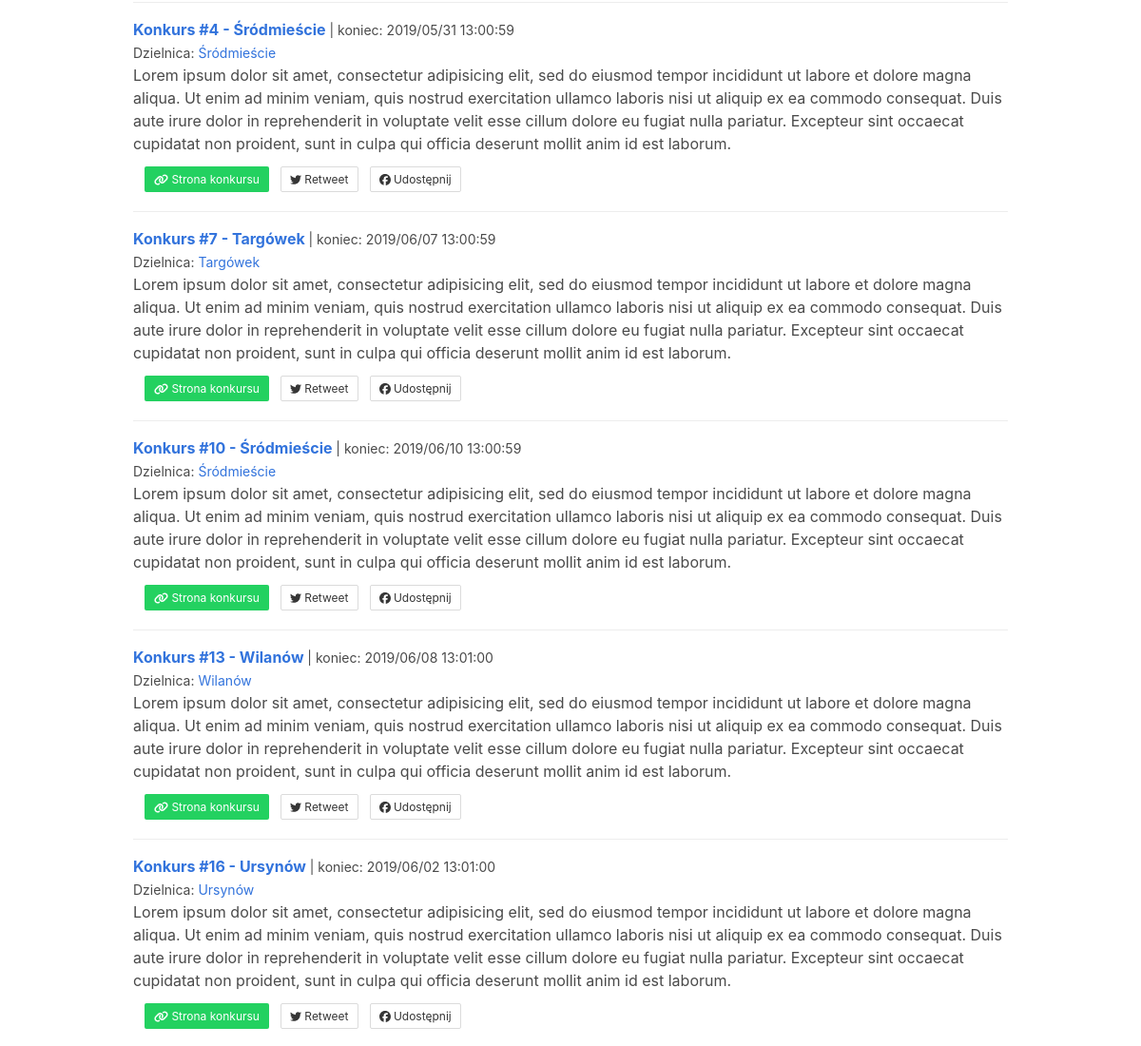
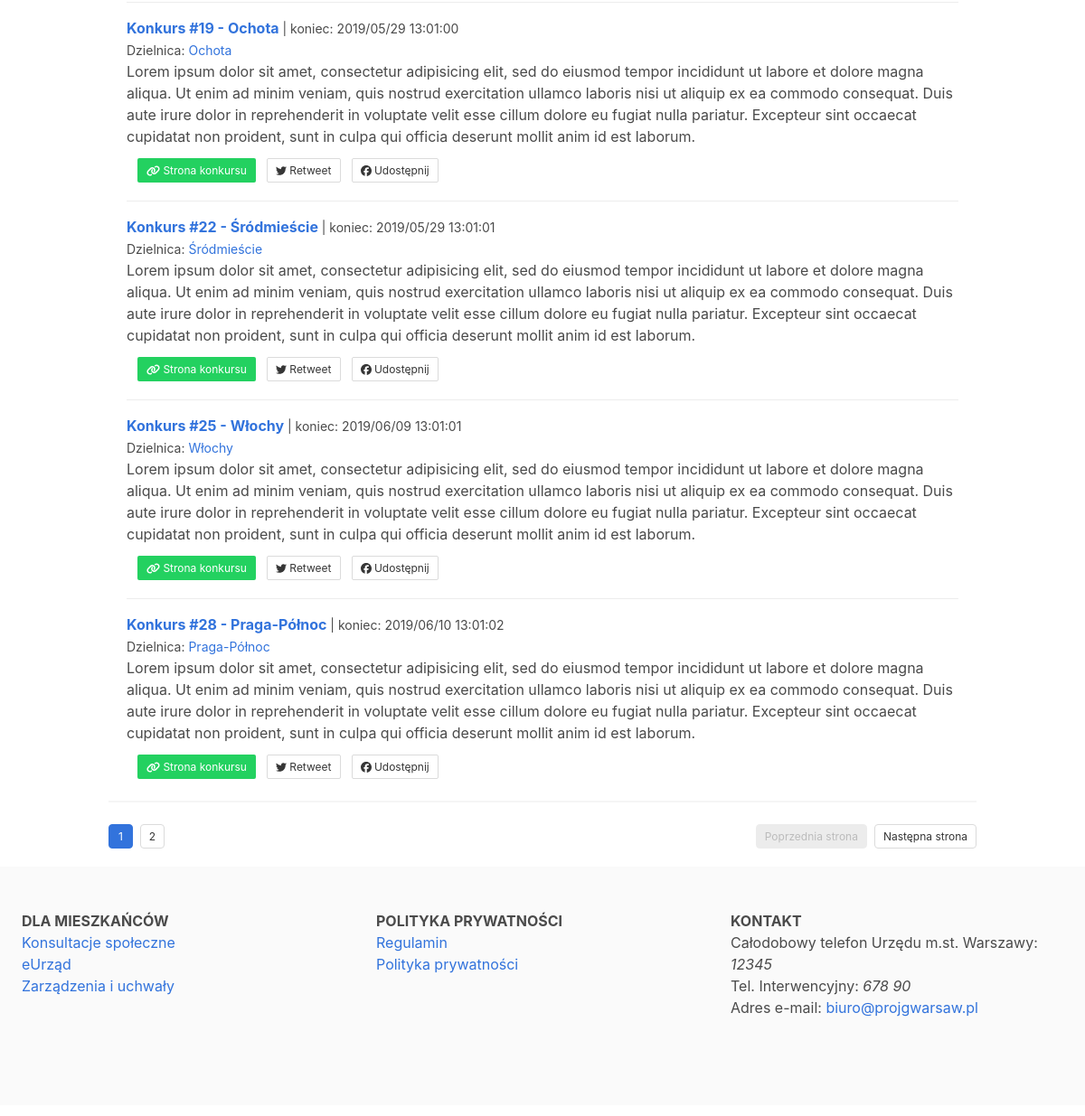
The page /konkursy/aktywne/ (lower part) on the database as committed earlier (2 pictures, top to bottom).
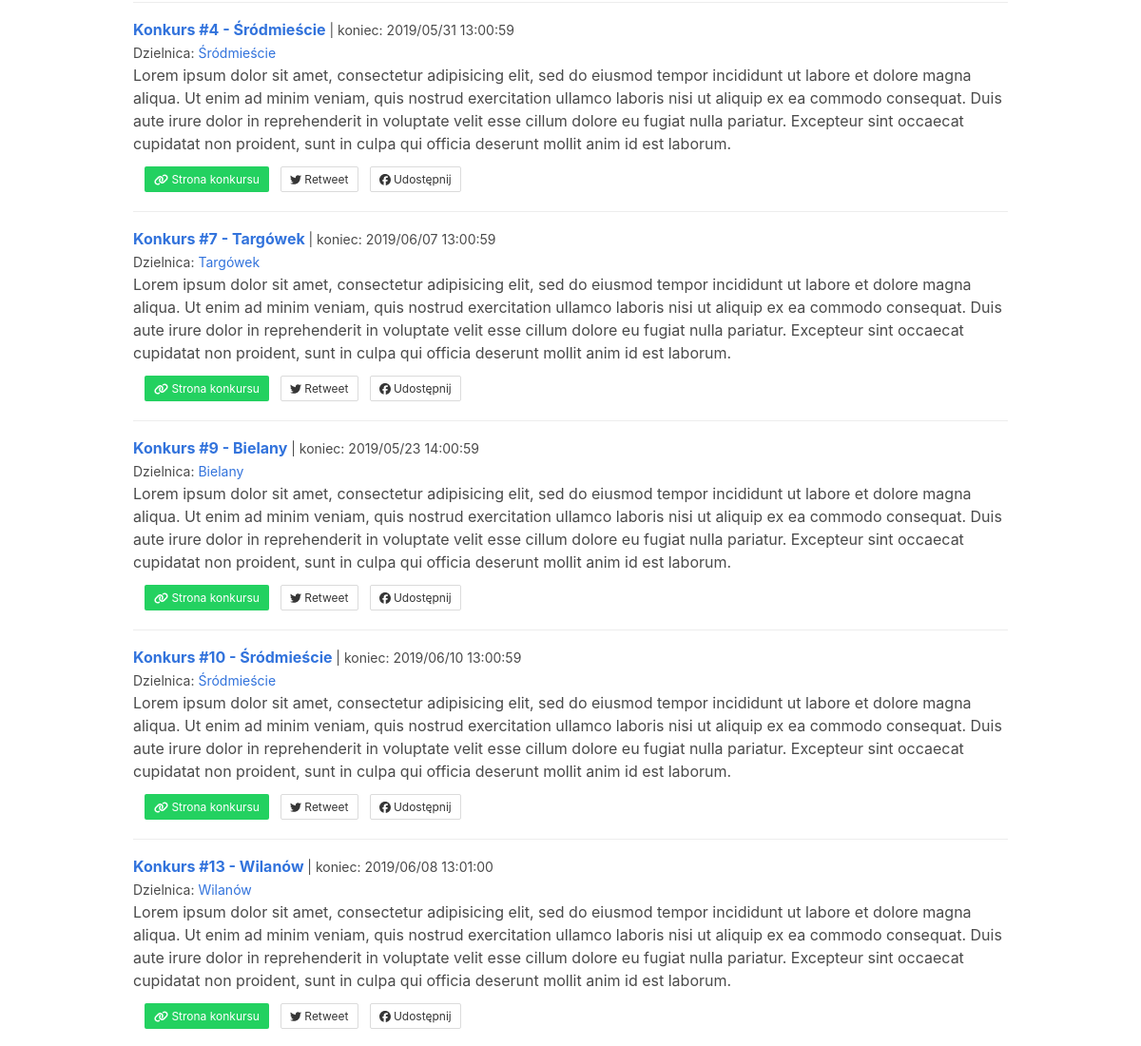
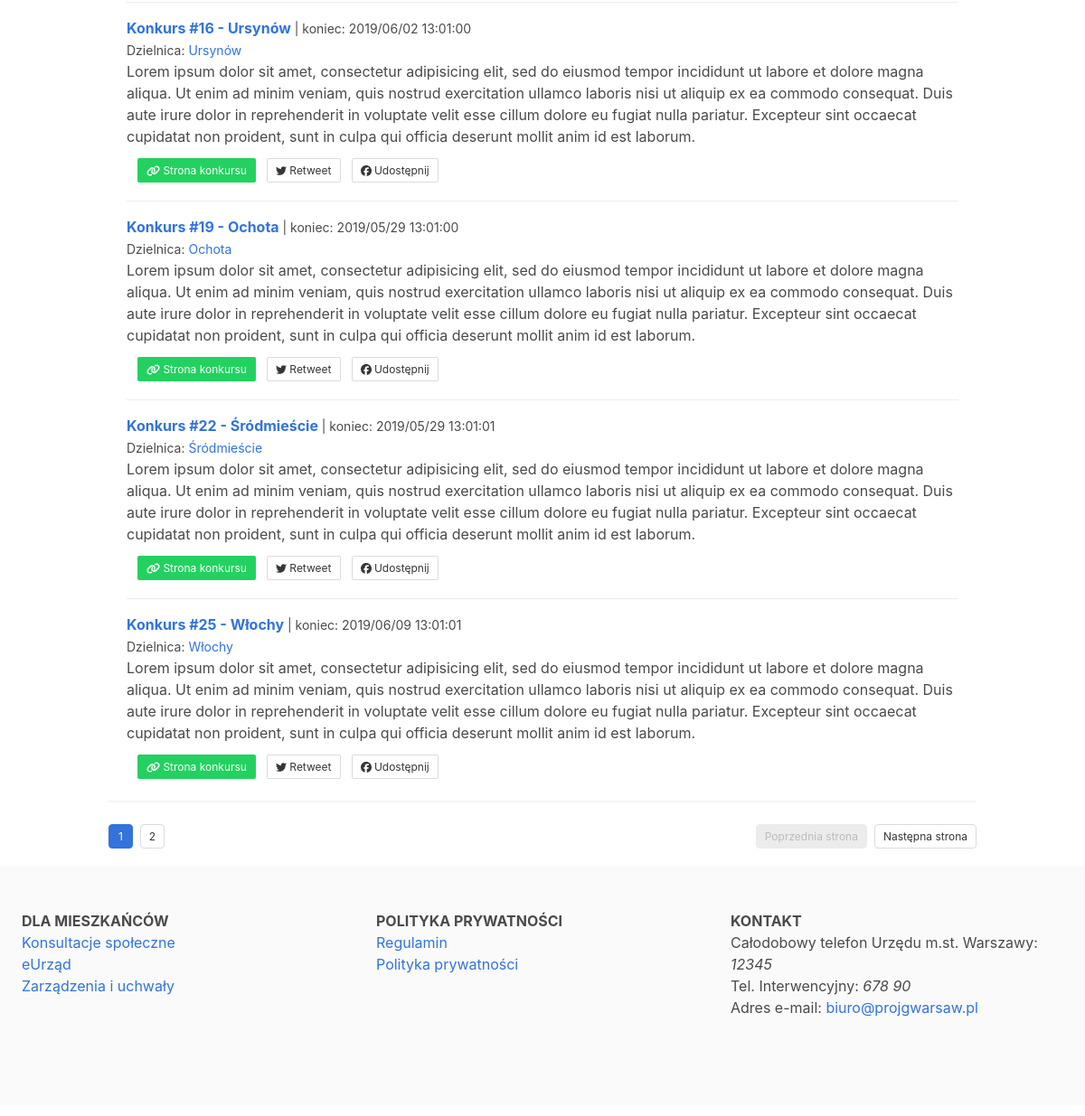
The same page on the database as committed later (2 pictures, top to bottom).
### projekty_gminne/models.py (models this page shows, shortened)
class Konkurs(models.Model):
    class Meta:
        verbose_name_plural = "Konkursy"
    date_added = models.DateTimeField(auto_now_add=True)
    date_modified = models.DateTimeField(auto_now=True)
    dogrywka = models.BooleanField(default=False)
    dzielnica_id = models.ForeignKey(
        'Dzielnica', null=False, on_delete=models.CASCADE)
    date_start = models.DateTimeField(null=False)
    date_finish = models.DateTimeField(null=False)
    name = models.CharField(max_length=256, null=False)
    description = models.TextField(max_length=1024, null=False, blank=False)

class Dzielnica(models.Model):
    class Meta:
        verbose_name_plural = "Dzielnice"
    date_added = models.DateTimeField(auto_now_add=True)
    date_modified = models.DateTimeField(auto_now=True)
    gmina_id = models.ForeignKey(
        'Gmina', null=False, on_delete=models.CASCADE)
    name = models.CharField(max_length=128, null=False)

### projekty_gminne/views.py (the view)
# urls.py: path('aktywne/', views.AktywneKonkursyList.as_view(), name="konkursy-aktywne"),
class AktywneKonkursyList(generic.ListView):
    template_name = "projekty_gminne/aktywne_konkursy_list.html"
    model = models.Konkurs
    paginate_by = 10
    title = "Aktywne Konkursy"
    def get_context_data(self, **kwargs):
        context = super().get_context_data(**kwargs)
        context["title"] = self.title
        return context
    def get_queryset(self):
        try:
            name = self.request.GET['nazwa']
        except Exception as e:
            context = models.Konkurs.objects.filter(
                Q(date_start__lt=timezone.now()) &
                Q(date_finish__gt=timezone.now())
            )
        else:
            context = self.model.objects.filter(
                Q(name__icontains=name) &
                Q(date_start__lt=timezone.now()) &
                Q(date_finish__gt=timezone.now())
            )
        finally:
            return context

### projekty_gminne/templates/projekty_gminne/aktywne_konkursy_list.html (shortened to what this page needs)
{% extends '_Main/template.html' %}
{% load staticfiles %}
{% block content %}
<div class="columns">
  <div class="column is-mobile">
    {% for element in object_list %}
    <article class="media" style="margin: 20px 20px;">
    <div class="media-content">
      <div class="content">
        <p>
          <strong>
            <a href="{% url 'konkurs-detail' pk=element.id %}">{{element.name}}</a>
          </strong>
          <small>| koniec: {{element.date_finish|date:"Y/m/d H:i:s"}}</small>
          <br>
          <small>Dzielnica: <a href="#">{{element.dzielnica_id.name}}</a></small>
          <br>
          {{element.description}}
          <br>
        </p>
      </div>
      <nav class="level is-mobile">
        <div class="level-left">
          <a class="level-item">
            <a href="{% url 'konkurs-detail' pk=element.id %}" class="button is-small is-fullwidth is-success">
              <i class="fas fa-link"></i>&nbsp;Strona konkursu
            </a>
          </a>
          <a class="level-item">
            <a href="https://twitter.com" class="button is-small is-fullwidth">
              <i class="fab fa-twitter"></i>&nbsp;Retweet
            </a>
          </a>
          <a class="level-item">
            <a href="https://twitter.com" class="button is-small is-fullwidth">
              <i class="fab fa-facebook"></i>&nbsp;Udostępnij
            </a>
          </a>
        </div>
      </nav>
    </div>
    </article>
    {% endfor %}
    <hr>
    {% include '../include/pagination.html' %}
  </div>
</div>
{% endblock %}

Rows that differ between the two databases and show on the page:
no longer on this page (row unchanged): Konkurs: name "Konkurs #28 - Praga-Północ", date_finish "2019/06/10 13:01:02", dzielnica_id.name "Praga-Północ", description "Lorem ipsum dolor sit amet, consectetur adipisicing elit, sed do eiusmod tempor incididunt ut labore et dolore magna aliqua. Ut enim ad minim veniam, quis nostrud exercitation ullamco laboris nisi ut aliquip ex ea commodo consequat. Duis aute irure dolor in reprehenderit in voluptate velit esse cillum dolore eu fugiat nulla pariatur. Excepteur sint occaecat cupidatat non proident, sunt in culpa qui officia deserunt mollit anim id est laborum."
now on this page (row edited): Konkurs: name "Konkurs #9 - Bielany", date_finish "2019/05/23 14:00:59", dzielnica_id.name "Bielany", description "Lorem ipsum dolor sit amet, consectetur adipisicing elit, sed do eiusmod tempor incididunt ut labore et dolore magna aliqua. Ut enim ad minim veniam, quis nostrud exercitation ullamco laboris nisi ut aliquip ex ea commodo consequat. Duis aute irure dolor in reprehenderit in voluptate velit esse cillum dolore eu fugiat nulla pariatur. Excepteur sint occaecat cupidatat non proident, sunt in culpa qui officia deserunt mollit anim id est laborum."
